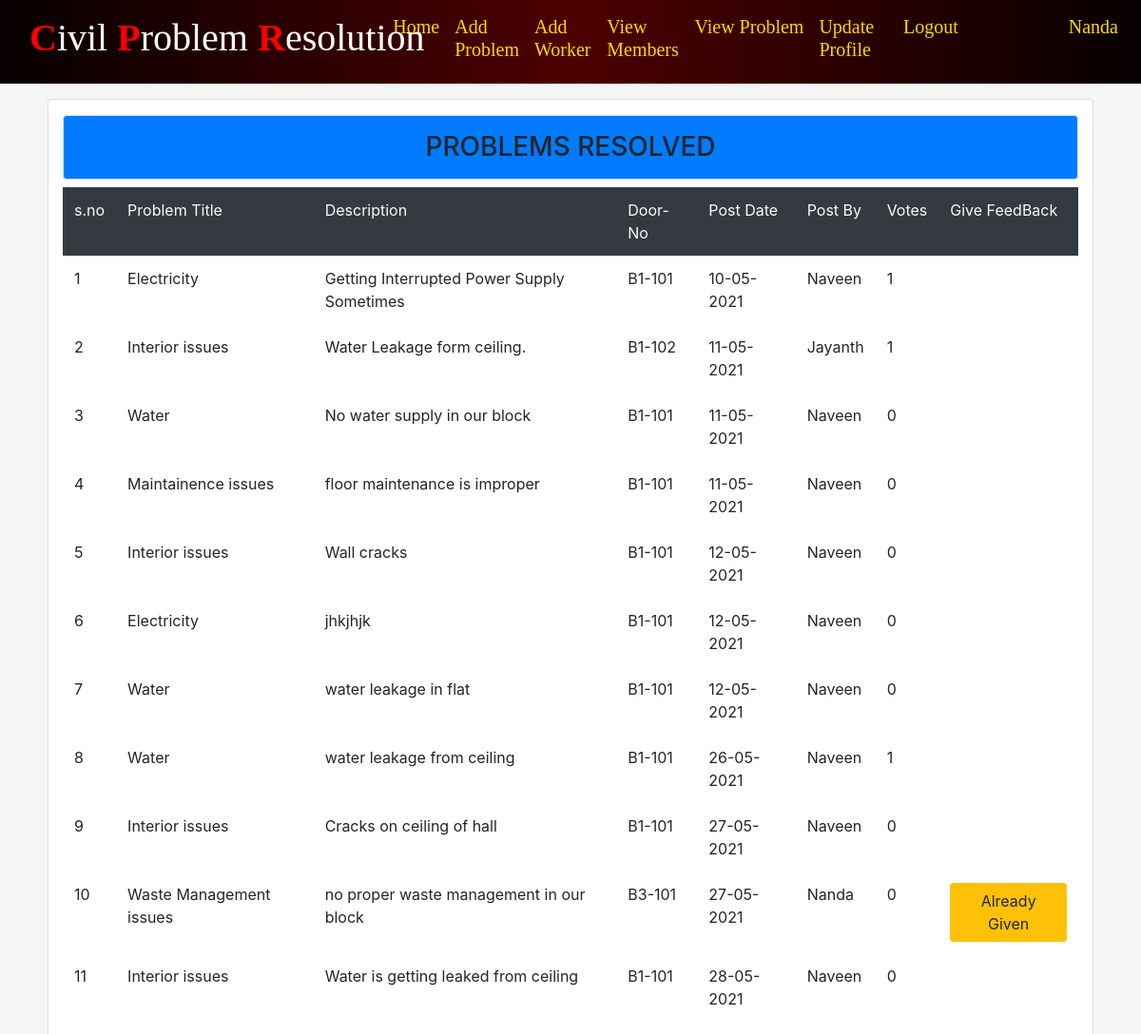
Screenshot of /ps/ (signed in) with the database file from the repository.
### CPRapp/models.py (models this page shows, shortened)
class Problem(models.Model):
	ptitle=models.CharField(max_length=200)
	pdesc=models.TextField()
	doorno=models.CharField(max_length=200)
	postdate=models.TextField(max_length=200,default='')
	postedby=models.CharField(max_length=200,default='')
	useremail=models.EmailField(max_length=200,default='')
	vote= models.IntegerField(default=0)
	pstatus=models.TextField(max_length=200,default='NotSolved')
	wassigned=models.CharField(max_length=200,default='')
	pamount=models.IntegerField(default=0)
	cfamount=models.IntegerField(default=0)
	xamount=models.IntegerField(default=0)
	estimatedtime=models.TextField(max_length=200,default='')
	paystatus=models.TextField(default=0)
	feedback=models.CharField(max_length=200,default='')

### CPRapp/views.py (the view)
# urls.py: path('ps/',views.ps,name="ps"),
@login_required
def ps(rq):
	data=Problem.objects.filter(pstatus="Completed")
	return render(rq,'html/ps.html',{'info':data})

### CPRapp/templates/html/ps.html (shortened to what this page needs)
{% extends 'html/base.html' %}
{% block content %}
<div class="card col-md-11 mt-3 mx-auto"><h3 class="p-3 bg-primary text-center
mt-3 border rounded">PROBLEMS RESOLVED</h3>
	<table class="table table-borderless table-hover">
		<tr class="bg-dark text-light">
			<td>s.no</td>
			<td>Problem Title</td>
			<td>Description</td>
			<td>Door-No</td>
			<td>Post Date</td>
			<td>Post By</td>
			<td>Votes</td>
			{% if user.is_superuser %}
				<td>User FeedBack</td>
			{% else %}
			    <td>Give FeedBack</td>
			{% endif %}
		</tr>
		{% for i in info %}
		<tr>
			<td>{{forloop.counter}}</td>
			<td>{{i.ptitle}}</td>
			<td>{{i.pdesc}}</td>
			<td>{{i.doorno}}</td>
			<td>{{i.postdate}}</td>
			<td>{{i.postedby}}</td>
			<td>{{i.vote}}</td>
			{% if user.is_superuser %}
			   <td>{{i.feedback}}</td>
			{% else %}
			{% if user.get_username == i.postedby %}
			    {% if '' == i.feedback %}
				<td><a class=" btn bg-primary rounded" href="{% url 'givefeedback' i.id%}">Give FeedBack</a></td>
				{% else %}
				<td><a class=" btn bg-warning rounded" href="">Already Given</a></td>
				{% endif %}
				{% endif %}
			{% endif %}
		</tr>
		{% endfor %}
	</table>
</div>
{% endblock %}

### CPRapp/templates/html/navbar.html (shortened to what this page needs)
{% load static %}
<nav class="navbar navbar-expand-lg navbar-light nav-bk4">
  <div class="col-md-4"><a class="navbar-brand" href="{% url 'hm' %}">
    <h1 style="font-family:Verdana Bold; color:white;"><strong style="color:Red">C</strong>ivil <strong style="color:Red">P</strong>roblem <strong style="color:Red">R</strong>esolution</h1>
  </a></div>
 <div class="collapse navbar-collapse" id="collapsibleNavbar">
    <ul class="navbar-nav ">
    {% if not user.is_authenticated %}
    <li class="nav-item">
      <a class="nav-link" href="{% url 'hm' %}"><h3 style="color:Gold; font-family:Verdana Bold;">Home</h3></a>
    </li>
    <li class="nav-item">
      <a class="nav-link" href="{% url 'about' %}"><h3 style="color:Gold; font-family:Verdana Bold;">About</h3></a>
    </li>
    <li class="nav-item">
      <a class="nav-link" href="{% url 'contact' %}"><h3 style="color:Gold; font-family:Verdana Bold;">Contact Us</h3></a>
    </li>
    <li class="nav-item">
      <a class="nav-link" href="{% url 'achievements' %}"><h3 style="color:Gold; font-family:Verdana Bold;">Achievements</h3></a>
    </li>
    <li></li>
    <li class="nav-item">
      <a class="nav-link" href="{% url 'ulog' %}"><h3 style="color:Gold; font-family:Verdana Bold;">Login Here</h3></a>
    </li>
    <li></li>
    <li class="nav-item">
      <a class="nav-link" href="{% url 'reg' %}"><h3 style="color:Gold; font-family:Verdana Bold;">New User</h3></a>
    </li>
    <!-- <li class="nav-item">
      <a class="nav-link" href="{% url 'alog' %}"><h3 style="color:Gold; font-family:Verdana Bold;">Admin Login</h3></a>
    </li> -->
    <div class="col-sm-2 mx-auto"><img src="{% static 'images/lion.png' %}" alt="lion" style="margin-left :100px;width:50px;height:50px;border-radius:50%;background-color:transparent;">
  <Strong style="font-family:Brush Script MT;color:aqua;font-size:25px;margin-left:100px">Orion</Strong>
  </div>
    {% else %}
      {% if user.is_superuser %}
          <li class="nav-item">
          <a class="nav-link" href="{% url 'dash' %}"><h6 style="color:Gold; font-family:Verdana Bold;">Home</h6></a>
          </li>
          <li class="nav-item">
          <a class="nav-link" href="{% url 'newmem' %}"><h6 style="color:Gold; font-family:Verdana Bold;">Add New Member</h6></a>
          </li>
          <li class="dropdown">
                <a type="button" class="nav-link dropdown-toggle" data-toggle="dropdown">
                <h6 style="color:Gold; font-family:Verdana Bold;">Workers</h6>
              </a>
              <div class="dropdown-menu">
                <a class="nav-link" href="{% url 'addwork' %}"><h5 style="color:black; font-family:Verdana Bold;">Add Worker</h5></a>
                <a class="nav-link" href="{% url 'workview' %}"><h5 style="color:black; font-family:Verdana Bold;">View Worker</h5></a>
              </div>
        </li>
        <li class="dropdown">
                <a type="button" class="nav-link dropdown-toggle" data-toggle="dropdown">
                <h6 style="color:Gold; font-family:Verdana Bold;">BlockManagers</h6>
              </a>
              <div class="dropdown-menu">
                <a class="nav-link" href="{% url 'addfm' %}"><h6 style="color:black; font-family:Verdana Bold;">Add BlockManagers</h5></a>
                <a class="nav-link" href="{% url 'fmview' %}"><h6 style="color:black; font-family:Verdana Bold;">View BlockManagers</h5></a>
              </div>
        </li>
          <li class="nav-item">
          <a class="nav-link" href="{% url 'userview' %}"><h6 style="color:Gold; font-family:Verdana Bold;">View Users</h6></a>
          </li>
          <li class="nav-item">
          <a class="nav-link" href="{% url 'memview' %}"><h6 style="color:Gold; font-family:Verdana Bold;">View Members</h6></a>
          </li>
          <li class="dropdown">
                <a type="button" class="nav-link dropdown-toggle" data-toggle="dropdown">
                <h6 style="color:Gold; font-family:Verdana Bold;">Problems</h6>
              </a>
              <div class="dropdown-menu">
                <a class="dropdown-item" href="{% url 'pns' %}"><h5 style="color:black; font-family:Verdana Bold;">Problems Not Solved</h5></a>
                <a class="dropdown-item" href="{% url 'pis' %}"><h5 style="color:black; font-family:Verdana Bold;">Problems in Progress</h5></a>
                <a class="dropdown-item" href="{% url 'ps' %}"><h5 style="color:black; font-family:Verdana Bold;">Problems Resolved</h5></a>
                <a class="dropdown-item" href="{% url 'allpro' %}"><h5 style="color:black; font-family:Verdana Bold;">View All Problems</h5></a>
              </div>
        </li>
        <li class="nav-item">
          <a class="nav-link" href="{% url 'contview' %}"><h6 style="color:Gold; font-family:Verdana Bold;">View Contact</h6></a>
        </li>
        <li class="nav-item">
            <a class="nav-link" href="{% url 'logo' %}"><h6 style="color:Gold; font-family:Verdana Bold;">Logout</h6></a>
        </li>
        <li class="nav-item" style="margin-left:70px">
            <a class="nav-link" href="#"><h4 style="color:Gold; font-family:Verdana Bold;">{{request.user.username}}</h4></a>
        </li>
      {% else %}
          <li class="nav-item">
            <a class="nav-link" href="{% url 'dash' %}"><h5 style="color:Gold; font-family:Verdana Bold;">Home</h5></a>
          </li>
          <li class="nav-item">
            <a class="nav-link" href="{% url 'addpro' %}"><h5 style="color:Gold; font-family:Verdana Bold;">Add Problem</h5></a>
          </li>
          <li class="nav-item">
            <a class="nav-link" href="{% url 'addwork' %}"><h5 style="color:Gold; font-family:Verdana Bold;">Add Worker</h5></a>
          </li>
          <li class="nav-item">
            <a class="nav-link" href="{% url 'memview' %}"><h5 style="color:Gold; font-family:Verdana Bold;">View Members</h5></a>
          </li>
          <li class="dropdown">
                <a type="button" class="nav-link dropdown-toggle" data-toggle="dropdown">
                <h5 style="color:Gold; font-family:Verdana Bold;">View Problem</h5>
              </a>
        </li>
        <li class="nav-item">
            <a class="nav-link" href="{% url 'upf' %}"><h5 style="color:Gold; font-family:Verdana Bold;">Update Profile</h5></a>
        </li>
        <li class="nav-item">
            <a class="nav-link" href="{% url 'logo' %}"><h5 style="color:Gold; font-family:Verdana Bold;">Logout</h5></a>
        </li>
        <li class="nav-item" style="margin-left:100px">
            <a class="nav-link" href="#"><h5 style="color:Gold; font-family:Verdana Bold;">{{request.user.username}}</h5></a>
        </li>
      {% endif %}
{% endif %}
</ul>
</div>
</nav>

### CPRapp/templates/html/navbar.html (style rules this page uses)
.nav-bk4 { background: #070000; background: -webkit-linear-gradient(to right, #070000, #4C0001, #070000); background: linear-gradient(to right, #070000, #4C0001, #070000); }

### rows the page displays
Problem: ptitle "Electricity", pdesc "Getting Interrupted Power Supply Sometimes", doorno "B1-101", postdate "10-05-2021", postedby "Naveen", vote "1"
Problem: ptitle "Interior issues", pdesc "Water Leakage form ceiling.", doorno "B1-102", postdate "11-05-2021", postedby "Jayanth", vote "1"
Problem: ptitle "Water", pdesc "No water supply in our block", doorno "B1-101", postdate "11-05-2021", postedby "Naveen", vote "0"
Problem: ptitle "Maintainence issues", pdesc "floor maintenance is improper", doorno "B1-101", postdate "11-05-2021", postedby "Naveen", vote "0"
Problem: ptitle "Interior issues", pdesc "Wall cracks", doorno "B1-101", postdate "12-05-2021", postedby "Naveen", vote "0"
Problem: ptitle "Electricity", pdesc "jhkjhjk", doorno "B1-101", postdate "12-05-2021", postedby "Naveen", vote "0"
Problem: ptitle "Water", pdesc "water leakage in flat", doorno "B1-101", postdate "12-05-2021", postedby "Naveen", vote "0"
Problem: ptitle "Water", pdesc "water leakage from ceiling", doorno "B1-101", postdate "26-05-2021", postedby "Naveen", vote "1"
Problem: ptitle "Interior issues", pdesc "Cracks on ceiling of hall", doorno "B1-101", postdate "27-05-2021", postedby "Naveen", vote "0"
Problem: ptitle "Waste Management issues", pdesc "no proper waste management in our block", doorno "B3-101", postdate "27-05-2021", postedby "Nanda", vote "0", feedback "Already Given"
Problem: ptitle "Interior issues", pdesc "Water is getting leaked from ceiling", doorno "B1-101", postdate "28-05-2021", postedby "Naveen", vote "0"

### other values shown
{{ request.user.username }} "Nanda"
